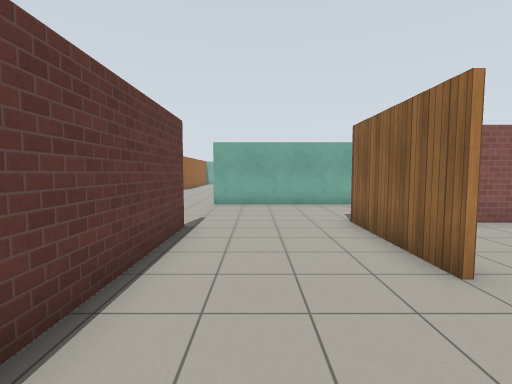
[1] (above)

17 first-person views from a walk through a Gazebo world. The camera is 1.3 m above the floor, tilts 4° down and sees 85° across. The floor is counted in squares, 1 m on a side. Each view is taken from the middle of a square. On the plan, view 1 faces up. The plan holds only what a view shows up to about 13 squares ahead; the rest is blank. Simple patterns stand in for the simulator's built-in surfaces.

[2]
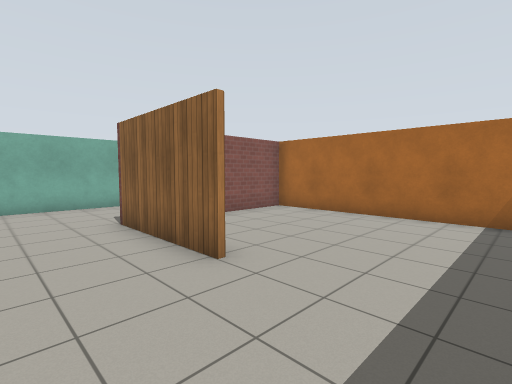

[3]
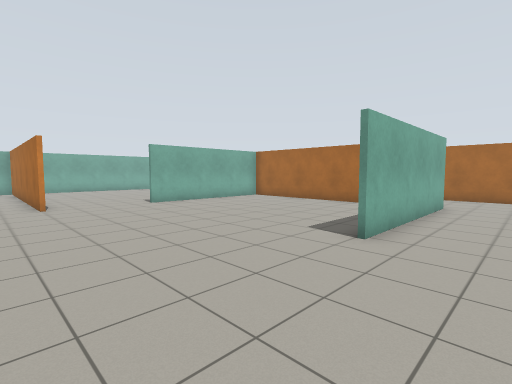

[4]
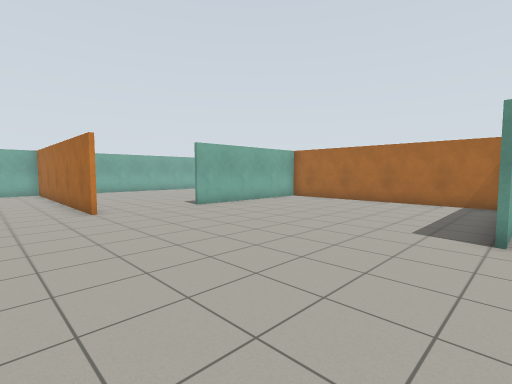

[5]
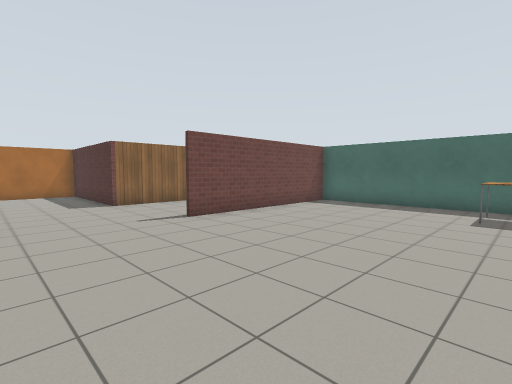

[6]
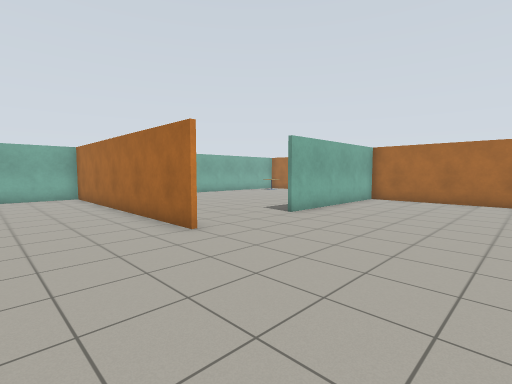

[7]
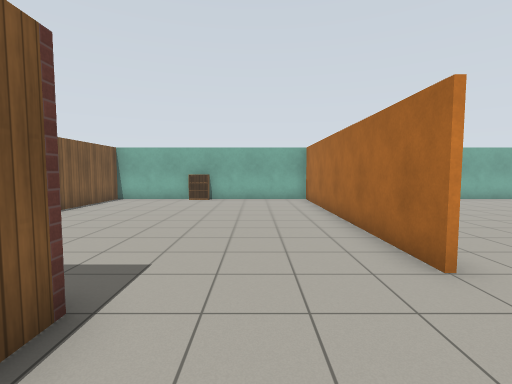

[8]
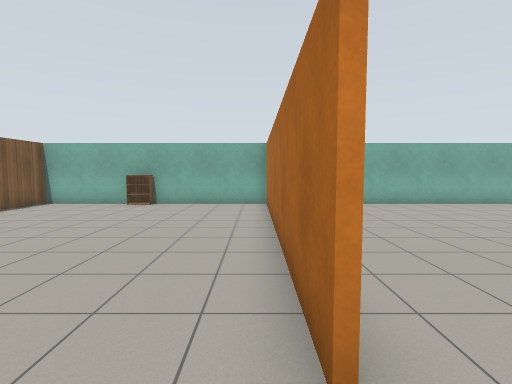

[9]
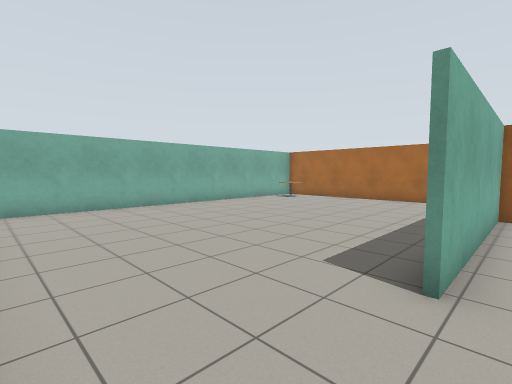

[10]
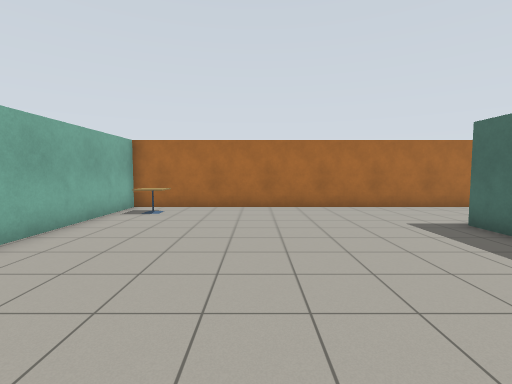

[11]
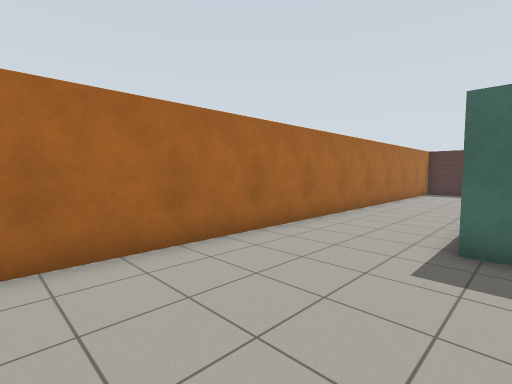

[12]
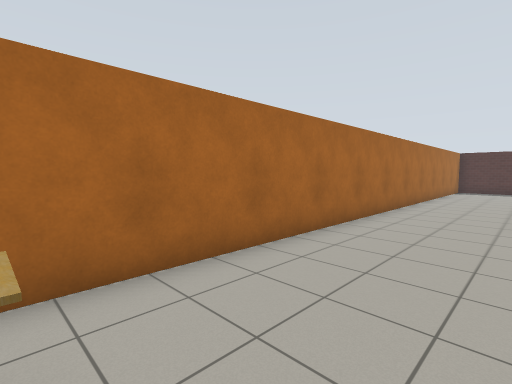

[13]
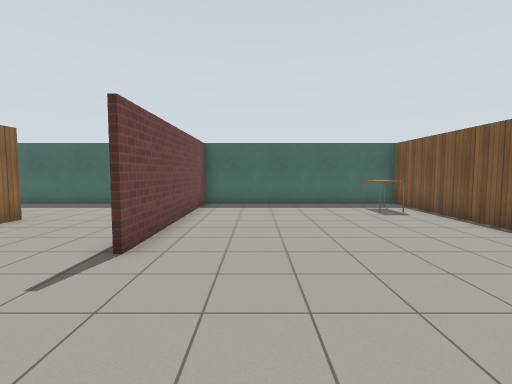

[14]
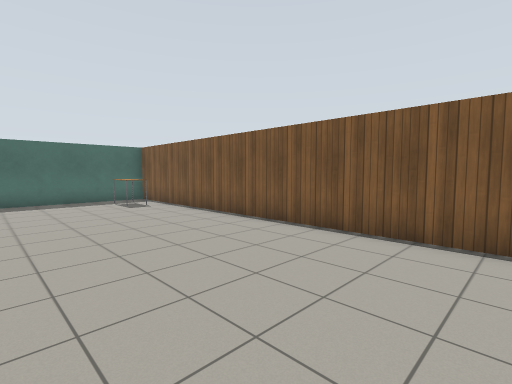

[15]
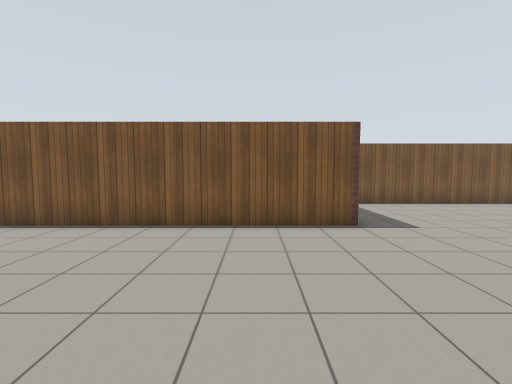

[16]
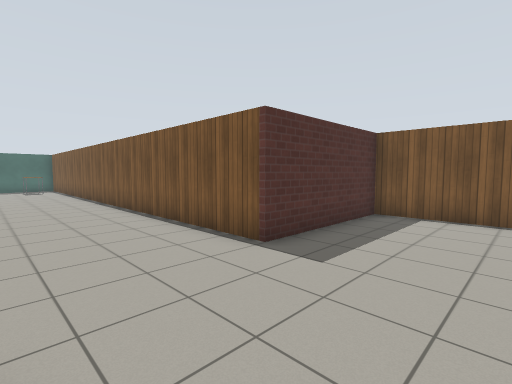

[17]
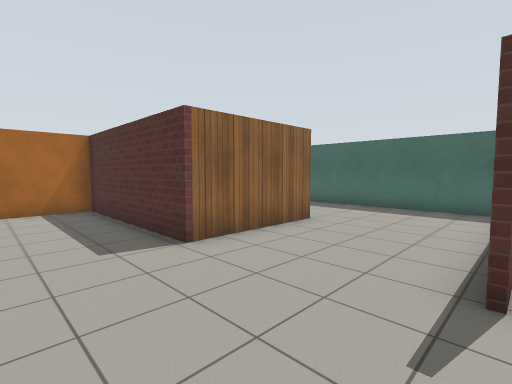

### Floor plan
Ten units are one square. View 1 is at (0, 0); x grows to the right and y downward. Boxes are objects, and circles mark ways between rooms. Rooms are numbered by the first view taken in them; rooms with no view inside come last. Other rooms are left out.
<svg viewBox="-152 -311 242 322">
<path fill="none" stroke="#000" d="M14 -113 -18 -113M-17 -68 -17 -18M-56 -205 -56 -301M46 -118 46 -206 -18 -206M25 -33 25 -73M85 -72 56 -72M-12 6 59 6M-55 -306 -147 -306 -147 -195 -98 -195 -98 6 -19 6 -19 -68M84 -3 84 -70M36 -208 49 -208M49 -113 14 -113M25 -73 85 -73M84 -70 84 -306 -46 -306"/>
<rect x="-115" y="-305" width="10" height="10" fill="#bbb"><title>bookshelf</title></rect>
<rect x="-95" y="-25" width="20" height="20" fill="#bbb"><title>table</title></rect>
<rect x="65" y="-305" width="10" height="20" fill="#bbb"><title>cafe table</title></rect>
<circle cx="-30" cy="-210" r="3" fill="#2a7"/>
<circle cx="23" cy="-90" r="3" fill="#2a7"/>
<text x="-40" y="-130">1</text>
<text x="30" y="-220">2</text>
</svg>
Room 1 opens to room 2.

Where each view was taken, in squares from view 1:
view 1: 0 up, 0 right, facing up
view 2: 0 up, 0 right, facing up-right
view 3: 9 up, 7 left, facing up-right
view 4: 11 up, 8 left, facing up-right
view 5: 11 up, 9 left, facing down-right
view 6: 15 up, 9 left, facing up-right
view 7: 17 up, 8 left, facing up
view 8: 19 up, 6 left, facing up
view 9: 20 up, 5 left, facing up-right
view 10: 26 up, 2 left, facing right
view 11: 26 up, 4 right, facing down-right
view 12: 29 up, 5 right, facing down-right
view 13: 11 up, 4 left, facing down
view 14: 13 up, 4 left, facing down-left
view 15: 17 up, 3 left, facing left
view 16: 23 up, 6 left, facing down-left
view 17: 10 up, 2 left, facing down-right
